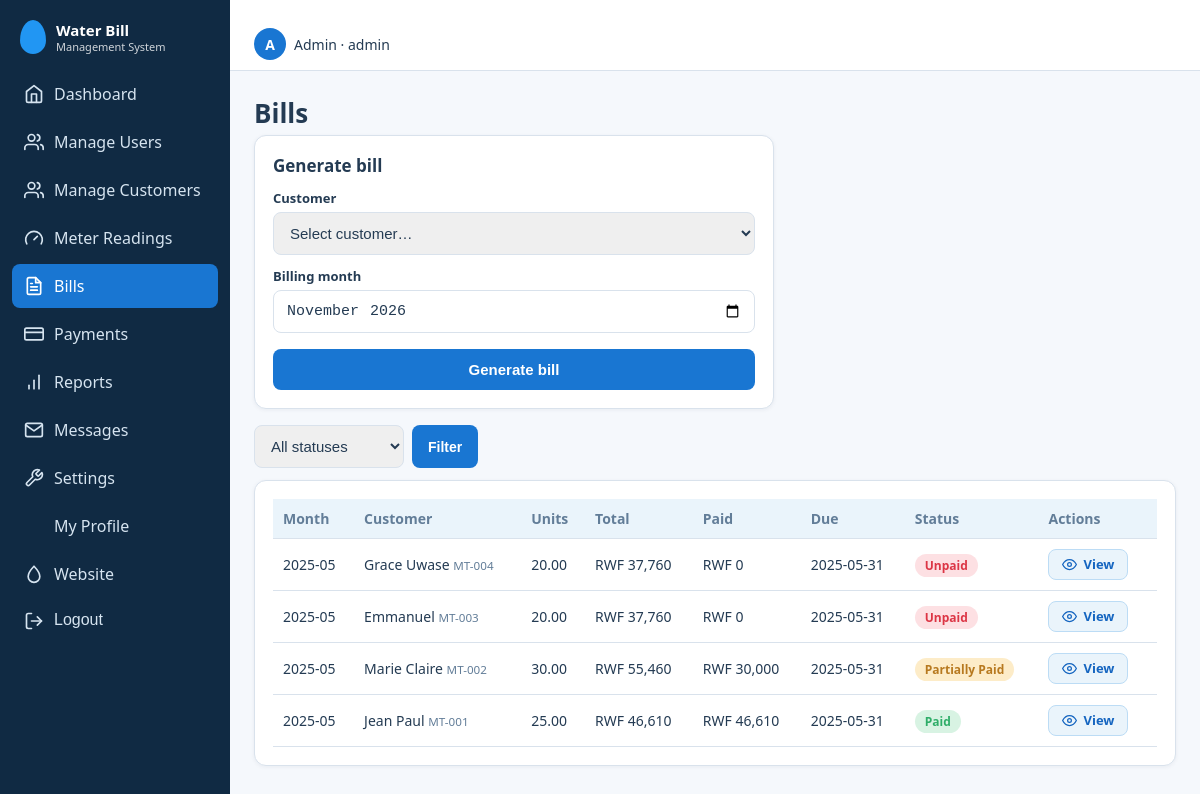
Page /index.php?r=bills (signed in) on the committed database.
### tables this page shows
CREATE TABLE bills (
  bill_id          INT UNSIGNED NOT NULL AUTO_INCREMENT,
  customer_id      INT UNSIGNED NOT NULL,
  reading_id       INT UNSIGNED NOT NULL,
  billing_month    CHAR(7) NOT NULL,                 
  previous_reading DECIMAL(12,2) NOT NULL,           
  current_reading  DECIMAL(12,2) NOT NULL,
  units_used       DECIMAL(12,2) NOT NULL,
  unit_rate        DECIMAL(12,2) NOT NULL,           
  fixed_charge     DECIMAL(12,2) NOT NULL DEFAULT 0,
  tax_amount       DECIMAL(12,2) NOT NULL DEFAULT 0,
  total_amount     DECIMAL(12,2) NOT NULL,
  amount_paid      DECIMAL(12,2) NOT NULL DEFAULT 0,
  status           ENUM('Unpaid','Partially Paid','Paid','Cancelled') NOT NULL DEFAULT 'Unpaid',
  due_date         DATE NOT NULL,
  created_at       TIMESTAMP NOT NULL DEFAULT CURRENT_TIMESTAMP,
  PRIMARY KEY (bill_id),
  UNIQUE KEY uq_bill_customer_month (customer_id, billing_month),    
  KEY idx_bills_reading (reading_id),
  KEY idx_bills_status (status),
  KEY idx_bills_due (due_date)
);

CREATE TABLE customers (
  customer_id INT UNSIGNED NOT NULL AUTO_INCREMENT,
  user_id     INT UNSIGNED NULL,                     
  full_name   VARCHAR(120) NOT NULL,
  meter_no    VARCHAR(30)  NOT NULL,
  address     VARCHAR(255) NOT NULL,
  phone       VARCHAR(25)  NULL,
  is_active   TINYINT(1) NOT NULL DEFAULT 1,         
  created_at  TIMESTAMP NOT NULL DEFAULT CURRENT_TIMESTAMP,
  updated_at  TIMESTAMP NOT NULL DEFAULT CURRENT_TIMESTAMP ON UPDATE CURRENT_TIMESTAMP,
  PRIMARY KEY (customer_id),
  UNIQUE KEY uq_customers_user (user_id),
  UNIQUE KEY uq_customers_meter (meter_no),
  KEY idx_customers_name (full_name)
);

### app/models/Setting.php (called while the page is built, shortened)
<?php
class Setting extends Model {
    private static ?array $c = null;
    static function all(): array {
        if (self::$c === null) { try { self::$c = self::q('SELECT setting_key, setting_value FROM site_settings')->fetchAll(PDO::FETCH_KEY_PAIR); } catch (Throwable $e) { self::$c = []; } }
        return self::$c + self::DEFAULTS;
    }
}

### app/core/Controller.php (called while the page is built, shortened)
<?php
abstract class Controller {
    protected function view(string $__view, array $__data = []): void {
        $__layout = APP_ROOT . '/app/views/layout/' . ($__data['layout'] ?? (user() ? 'app' : 'auth')) . '.php';
        extract($__data, EXTR_SKIP);
        require $__layout;
    }
}

### app/controllers/BillController.php (called while the page is built, shortened)
<?php
class BillController extends Controller {
    function index() {
        $u = $this->need('admin', 'staff', 'customer'); $own = $u['role'] === 'customer'; $c = $own ? Customer::byUser($u['id']) : null;
        $this->view('bills/index', ['title' => $own ? 'My Bills' : 'Bills', 'own' => $own, 'rows' => $own ? ($c ? Bill::list((int)$c['customer_id']) : []) : Bill::list(null, $_GET['status'] ?? ''),
            'cust' => $own ? [] : Reading::customersWithLast(), 'status' => $_GET['status'] ?? '']);
    }
}

### public/index.php (called while the page is built, shortened)
<?php
require __DIR__ . '/../app/helpers/core.php';
$r = trim((string)($_GET['r'] ?? (user() ? 'dashboard/index' : 'home/index')), '/');
[$c, $a] = array_pad(explode('/', $r, 2), 2, 'index');
try {
    (new $cls)->$a();
} catch (Throwable $t) { error_log((string)$t); http_response_code(500); (new ErrorController)->failure(); }

### app/config/database.php (called while the page is built)
<?php
function db(): PDO {
    static $pdo = null;
    if ($pdo) return $pdo;
    $f = __DIR__ . '/database.local.php';
    $c = is_file($f) ? require $f : ['host'=>'127.0.0.1','name'=>'water_bill_management','user'=>'root','pass'=>''];
    try {
        $pdo = new PDO("mysql:host={$c['host']};dbname={$c['name']};charset=utf8mb4", $c['user'], $c['pass'], [
            PDO::ATTR_ERRMODE => PDO::ERRMODE_EXCEPTION,
            PDO::ATTR_DEFAULT_FETCH_MODE => PDO::FETCH_ASSOC,
            PDO::ATTR_EMULATE_PREPARES => false,
        ]);
    } catch (PDOException $e) {
        error_log($e->getMessage());
        http_response_code(500);
        exit('Database connection failed. Check app/config/database.php');
    }
    return $pdo;
}

### app/core/Model.php (called while the page is built, shortened)
<?php
abstract class Model {
    public static function q(string $sql, array $p = []): PDOStatement { $s = db()->prepare($sql); $s->execute($p); return $s; }
}

### app/models/Bill.php (called while the page is built, shortened)
<?php
class Bill extends Model {
    static function list(?int $cid = null, string $status = ''): array {
        $w = []; $p = [];
        return self::q('SELECT b.*,c.full_name,c.meter_no FROM bills b JOIN customers c USING(customer_id)' . ($w ? ' WHERE ' . implode(' AND ', $w) : '') . ' ORDER BY b.billing_month DESC, b.bill_id DESC LIMIT 200', $p)->fetchAll();
    }
}

### app/views/bills/_table.php (the view)
<div class="tw"><table><tr><th>Month</th><?php if (empty($own)): ?><th>Customer</th><?php endif; ?><th>Units</th><th>Total</th><th>Paid</th><th>Due</th><th>Status</th><th>Actions</th></tr>
<?php foreach ($rows as $b): $open = in_array($b['status'], ['Unpaid', 'Partially Paid'], true); ?><tr><td><?= e($b['billing_month']) ?></td><?php if (empty($own)): ?><td><?= e($b['full_name']) ?> <small class="muted"><?= e($b['meter_no']) ?></small></td><?php endif; ?><td><?= e($b['units_used']) ?></td><td><?= e(money($b['total_amount'])) ?></td><td><?= e(money($b['amount_paid'])) ?></td><td><?= e($b['due_date']) ?></td><td><?= badge($b['status']) ?></td>
<td class="acts2"><?= (!empty($own) && $open) ? act_link('ok', 'Pay Now', url('bills/show', ['id' => $b['bill_id']])) : act_link('view', 'View', url('bills/show', ['id' => $b['bill_id']])) ?></td></tr><?php endforeach; ?>
<?php if (!$rows): ?><tr><td colspan="8" class="muted">No bills found.</td></tr><?php endif; ?></table></div>

### app/helpers/core.php (shortened to what this page needs)
<?php
require_once APP_ROOT . '/app/config/database.php';
function e($v): string { return htmlspecialchars((string)$v, ENT_QUOTES, 'UTF-8'); }
function money($n): string { return 'RWF ' . number_format((float)$n, 0); }
function url(string $r, array $q = []): string { return 'index.php?r=' . $r . ($q ? '&' . http_build_query($q) : ''); }
function badge(string $s): string { return '<span class="badge b-' . e(explode(' ', $s)[0]) . '">' . e($s) . '</span>'; }
function icon(string $n): string { return '<svg class="ico" aria-hidden="true"><use href="#i-' . $n . '"/></svg>'; }
function site(string $k): string { return (string)(Setting::all()[$k] ?? ''); }
function logo(string $cls = ''): string { $l = site('logo'); return ($l !== '' && is_file(APP_ROOT . '/public/uploads/' . $l)) ? '<img class="logo ' . e($cls) . '" src="uploads/' . e($l) . '" alt="Logo">' : '<span class="drop ' . e($cls) . '"></span>'; }
function act_link(string $type, string $label, string $href): string { return '<a class="act ' . e($type) . '" href="' . e($href) . '">' . icon(ACT_ICONS[$type] ?? 'eye') . e($label) . '</a>'; }

### public/assets/css/style.css (style rules this page uses)
:root { --primary:#1976D2;--navy:#102A43;--sec:#2196F3;--light:#EAF4FB;--bg:#F5F8FC;--text:#243B53;--muted:#627D98;--ok:#2EAD68;--warn:#F59E0B;--err:#DC3545;--border:#D9E2EC }
* { box-sizing:border-box }
body { margin:0;font-family:Segoe UI,Roboto,Arial,sans-serif;background:var(--bg);color:var(--text);overflow-x:hidden }
a { color:var(--primary) }
.muted { color:var(--muted) }
.drop { width:26px;height:34px;background:var(--sec);border-radius:50% 50% 50% 50%/60% 60% 40% 40% }
table { width:100%;border-collapse:collapse;font-size:14px }
th,td { text-align:left;padding:10px;border-bottom:1px solid var(--border) }
th { color:var(--muted);font-weight:600 }
.tw { overflow-x:auto }
.badge { padding:3px 10px;border-radius:12px;font-size:12px;font-weight:600 }
.b-Paid { background:#d8f3e3;color:var(--ok) }
.b-Unpaid { background:#fde0e3;color:var(--err) }
.b-Partially { background:#fdecc8;color:#b7791f }
th { background:var(--light) }
.ico { width:20px;height:20px;flex:none;vertical-align:-4px;margin-right:8px }
.sidebar nav a .ico,.navbtn .ico { margin:0 }
html { scroll-behavior:smooth }
.acts2 { display:flex;gap:8px;align-items:center;flex-wrap:wrap }
.act { display:inline-flex;align-items:center;gap:6px;padding:7px 13px;border-radius:8px;border:1px solid transparent;font:inherit;font-size:13px;font-weight:600;line-height:1.1;cursor:pointer;text-decoration:none;white-space:nowrap;transition:background .15s,color .15s,box-shadow .15s,transform .1s }
.act .ico { width:15px;height:15px;margin:0 }
.act.view { background:#eaf4fb;color:#1565c0;border-color:#bcdcf5 }
.acts2 { display:flex;gap:6px;flex-wrap:wrap;align-items:center }
td.acts2 { display:table-cell;white-space:nowrap }
td.acts2 form,td.acts2 a { margin-right:6px }

### rows in the picture
bills: billing_month "2025-05", customer.full_name "Grace Uwase", customer.meter_no "MT-004", units_used "20.00", total_amount "RWF 37,760", amount_paid "RWF 0", due_date "2025-05-31", status "Unpaid"
bills: billing_month "2025-05", customer.full_name "Emmanuel", customer.meter_no "MT-003", units_used "20.00", total_amount "RWF 37,760", amount_paid "RWF 0", due_date "2025-05-31", status "Unpaid"
bills: billing_month "2025-05", customer.full_name "Marie Claire", customer.meter_no "MT-002", units_used "30.00", total_amount "RWF 55,460", amount_paid "RWF 30,000", due_date "2025-05-31", status "Partially Paid"
bills: billing_month "2025-05", customer.full_name "Jean Paul", customer.meter_no "MT-001", units_used "25.00", total_amount "RWF 46,610", amount_paid "RWF 46,610", due_date "2025-05-31", status "Paid"

### other values in the picture
$n1 "Water Bill"
$n2 "Management System"
$l "Dashboard"
$l "Manage Users"
$l "Manage Customers"
$l "Meter Readings"
$l "Bills"
$l "Payments"
$l "Reports"
$l "Messages"
$l "Settings"
$l "My Profile"
$u['username'][0] "A"
$u['role'] "Admin"
$u['username'] "admin"
